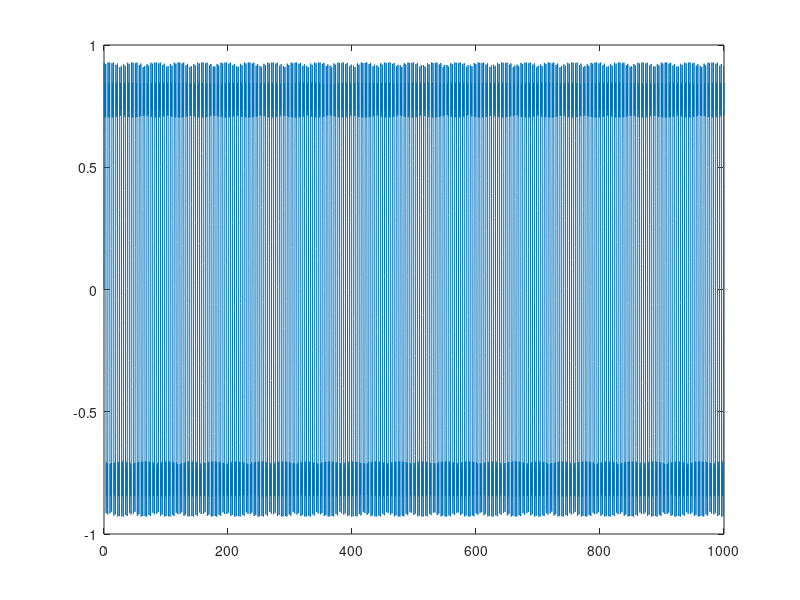

MATLAB code for this plot:
#	Prático14) Considere o sinal unidimensional dado por  		s(x)=sen(x)+1/3sen(3x)+1/5sen(5x)+1/7sen(7x)+1/9sen(9x). 
#	O sinal acima está se aproximando de um tipo de onda especial. Você conseguiria dizer de qual forma de onda estamos falando? 
#	Exiba o gráfico desse sinal e observe o seu comportamento. Esse exercício demonstra como as altas frequências estão associadas à variações abruptas do sinal, como bordas e ruídos.

clc all, close all
s = 0;
x = 0:0.1:1000;
	for (i=1:2:9)
		s=( 1/i) * sin(i*x) + s;
	end

plot(x,s)

#	Quando apresentamos o gráfico desse sinal, vemos uma onda com formas quadradas, elas estão mostrando bordas e ruídos.